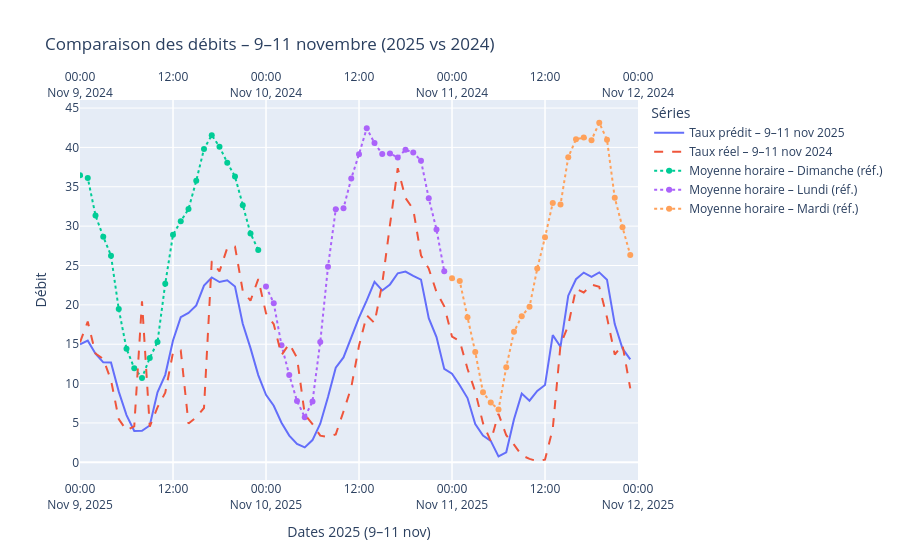

The notebook cell this image was saved under:
### Code cell
import pandas as pd
import plotly.graph_objects as go

df_pred_enrichi = df_pred_enrichi.copy()
df_final  = df_final.copy()
df_pred_enrichi['datetime'] = pd.to_datetime(df_pred_enrichi['datetime'])
df_final['datetime']  = pd.to_datetime(df_final['datetime'])

deb_2025, fin_2025 = pd.Timestamp('2025-11-09'), pd.Timestamp('2025-11-12')
deb_2024, fin_2024 = pd.Timestamp('2024-11-09'), pd.Timestamp('2024-11-12')

mask_2025 = (df_pred_enrichi['datetime'] >= deb_2025) & (df_pred_enrichi['datetime'] < fin_2025)
mask_2024 = (df_final['datetime']  >= deb_2024) & (df_final['datetime']  < fin_2024)

df_2025 = df_pred_enrichi.loc[mask_2025]
df_2024 = df_final.loc[mask_2024]

y_2025 = yocc_a_pred[df_2025.index]          
y_2024 = df_2024['Taux d\'occupation']

fig = go.Figure()

fig.add_trace(go.Scatter(
    x=df_2025['datetime'],
    y=y_2025,
    mode='lines',
    name='Taux prédit – 9–11 nov 2025',
    xaxis='x1'
))

fig.add_trace(go.Scatter(
    x=df_2024['datetime'],
    y=y_2024,
    mode='lines',
    name='Taux réel – 9–11 nov 2024',
    line=dict(dash='dash'),
    xaxis='x2'
))

fig.update_layout(
    title='Comparaison des débits – 9–11 novembre (2025 vs 2024)',
    yaxis=dict(title='Débit'),

    xaxis=dict(
        title='Dates 2025 (9–11 nov)',
        range=[deb_2025, fin_2025],
        domain=[0, 1],
        anchor='y',
        rangeslider=dict(visible=False)
    ),

    xaxis2=dict(
        range=[deb_2024, fin_2024],
        overlaying='x',
        side='top',
        rangeslider=dict(visible=False)
    ),

    legend_title='Séries'
)

ref_frames = []

tmp_hist = df_final[['datetime', 'Taux d\'occupation']].copy()
tmp_hist.rename(columns={'Taux d\'occupation': 'value'}, inplace=True)
ref_frames.append(tmp_hist)

tmp_pred = df_a_pred[['datetime']].copy()
tmp_pred['value'] = pd.Series(y_a_pred, index=df_a_pred.index).values
ref_frames.append(tmp_pred)

ref_df = pd.concat(ref_frames, ignore_index=True)
ref_df['datetime'] = pd.to_datetime(ref_df['datetime'])
ref_df['weekday']  = ref_df['datetime'].dt.weekday     
ref_df['hour']     = ref_df['datetime'].dt.hour

hourly_means = (
    ref_df
    .groupby(['weekday','hour'])['value']
    .mean()
    .unstack('hour')          
)

def tracer_profil_sur_date(fig, date_cible, weekday_for_profile, name, xaxis):
    """
    Projette le profil moyen 'weekday_for_profile' sur la journée 'date_cible' (24 points : 00h..23h)
    et l'ajoute sur l'axe X spécifié (x1 ou x2).
    """
    heures = range(24)
    x_vals = [pd.Timestamp(date_cible).replace(hour=h, minute=0, second=0, microsecond=0) for h in heures]
    y_vals = hourly_means.loc[weekday_for_profile, list(heures)].values

    fig.add_trace(go.Scatter(
        x=x_vals,
        y=y_vals,
        mode='lines+markers',
        name=name,
        xaxis=xaxis,
        line=dict(dash='dot'),
        hovertemplate="%{x|%d/%m %Hh} – Moyenne: %{y:.2f}<extra></extra>"
    ))

tracer_profil_sur_date(fig, pd.Timestamp("2025-11-09"), 6, "Moyenne horaire – Dimanche (réf.)", xaxis='x1')

tracer_profil_sur_date(fig, pd.Timestamp("2025-11-10"), 0, "Moyenne horaire – Lundi (réf.)", xaxis='x1')

tracer_profil_sur_date(fig, pd.Timestamp("2025-11-11"), 1, "Moyenne horaire – Mardi (réf.)", xaxis='x1')

fig.show()
